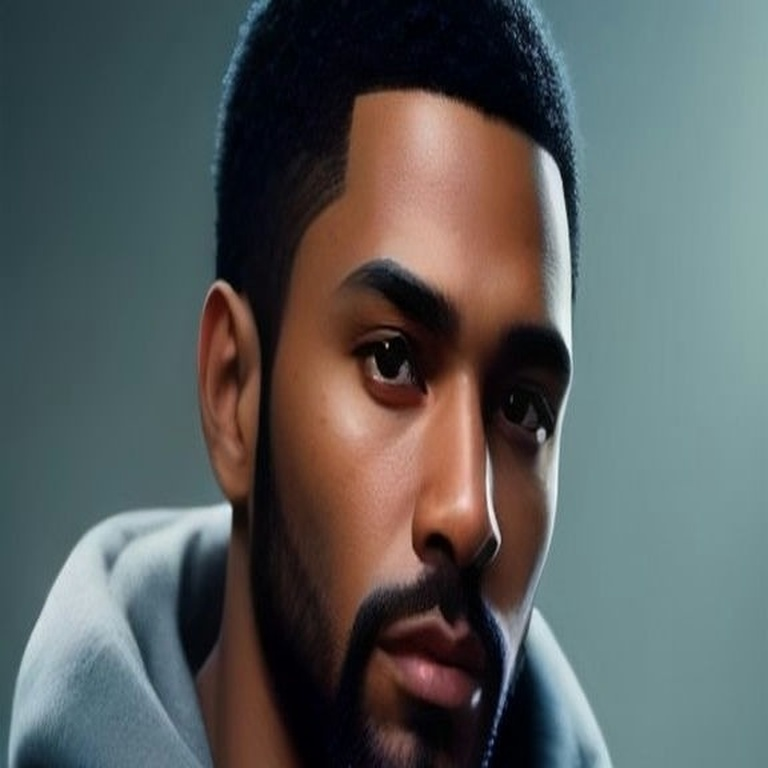
#> input picture assets/ads/built/irun-face-1-face-face.jpg, 768 x 768 px
$ python -i microroll_render.py   (imports and definitions only)
#> lines starting #> are read from the running program, lines starting #| are printed output that depends on the picture; after the words box and inside, x2 and y2 are one past the last pixel; in counts of white or black regions, pixels touching at a corner belong together
#> call 4 of vgrad, with top = (18, 8, 20), bot = (44, 12, 34)
#> `PHONE_MASK = Image.new('L', (PW, PH), 0)`: PHONE_MASK: PIL image 640x1138 L; every value is 0
#> `ImageDraw.Draw(PHONE_MASK).rounded_rectangle((0, 0, PW - 1, PH - 1), 4`:
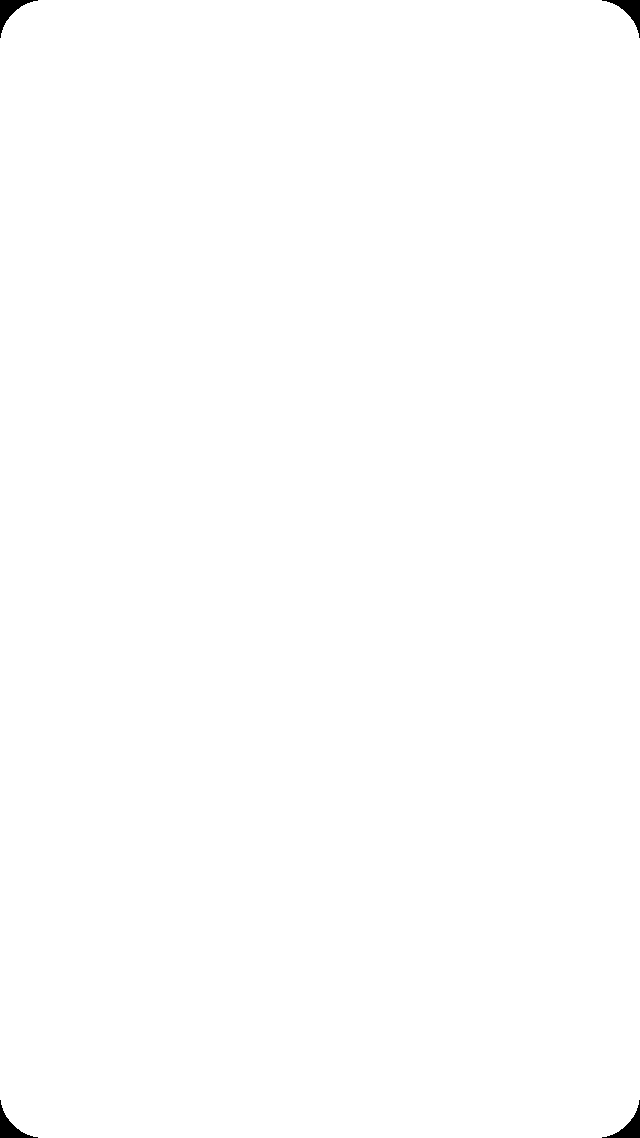
#> PHONE_MASK: PIL image 640x1138 L; 99.8% white; 4 black regions, box (x1, y1, x2, y2) and area: (0, 0, 38, 38) 427, (602, 0, 640, 38) 427, (0, 1100, 38, 1138) 427, (602, 1100, 640, 1138) 427
### assets/ads/queenee_render.py
"""QUEENEE micro-drama: "Cents" - 30s, 1080x1920, 30fps."""
import io, math, os, subprocess, sys, wave
import numpy as np
from PIL import Image, ImageDraw, ImageFont, ImageFilter

W, H, FPS, DUR = 1080, 1920, 30, 30.0
#> W = 1080; H = 1920; FPS = 30; DUR = 30
N = int(FPS * DUR)
#> N = 900
HERE = os.path.dirname(os.path.abspath(__file__))
REPO = os.environ.get("IRUN", "/home/claude/irun")
ID = "/usr/share/fonts/opentype/inter/"
BC = os.path.join(REPO, "assets/fonts/BarlowCondensed-ExtraBold.ttf")
SM = os.path.join(REPO, "assets/fonts/SpaceMono-Bold.ttf")
def I(n, s): return ImageFont.truetype(ID + n, s)
def B(s): return ImageFont.truetype(BC, s)
def M(s): return ImageFont.truetype(SM, s)

RED = (239, 68, 68); CYAN = (34, 211, 238); GOLD = (251, 191, 36); WHITE = (244, 244, 247)
MUT = (143, 143, 159); INK = (10, 10, 15); CARD = (20, 20, 29); LINE = (44, 44, 56)
URL = "https://hsw365.github.io/iRUN/adstudio.html"

def clamp(x, a=0.0, b=1.0): return max(a, min(b, x))
def ease(x): x = clamp(x); return 1 - (1 - x) ** 3
def win(t, a, b, fi=0.35, fo=0.35):
    if t < a or t > b: return 0.0
    return min(ease((t - a) / fi) if fi else 1, ease((b - t) / fo) if fo else 1)

# ---------- backgrounds ----------
def vgrad(top, bot):
#> called with top = (6, 7, 14), bot = (16, 14, 26)
    y = np.linspace(0, 1, H)[:, None, None]
#> y = 1920 values from 0 to 1
    g = np.array(top)[None, None, :] * (1 - y) + np.array(bot)[None, None, :] * y
    return np.broadcast_to(g, (H, W, 3)).astype(np.float32)
NIGHT = vgrad((6, 7, 14), (16, 14, 26))
HEAT = vgrad((14, 6, 10), (40, 10, 16))
yy, xx = np.mgrid[0:H, 0:W]
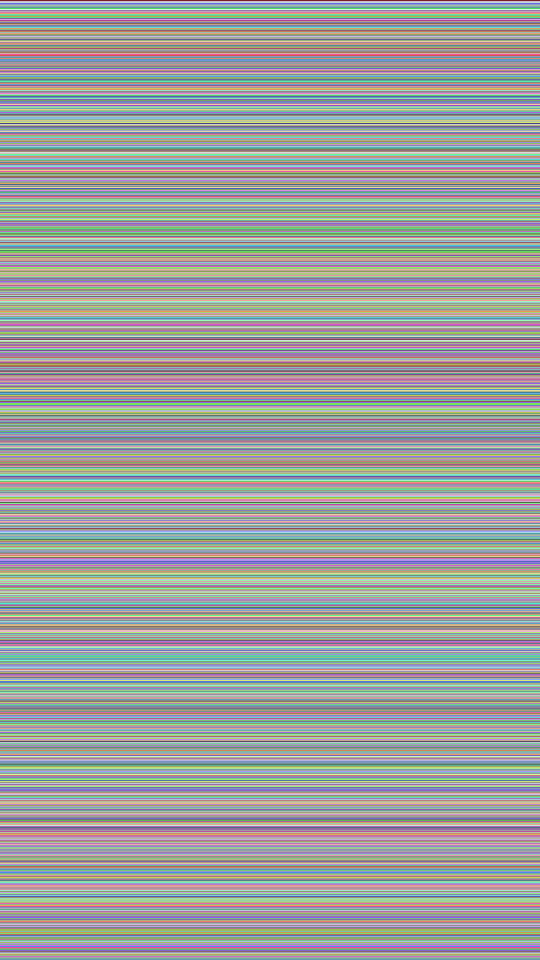
#> yy: shape (1920, 1080) int64 (shown at 1/2 size); 1920 distinct labels, from 0 to 1919; one colour per label, 0 black
rr = np.sqrt(((xx - W / 2) / (W * 0.75)) ** 2 + ((yy - H / 2) / (H * 0.68)) ** 2)
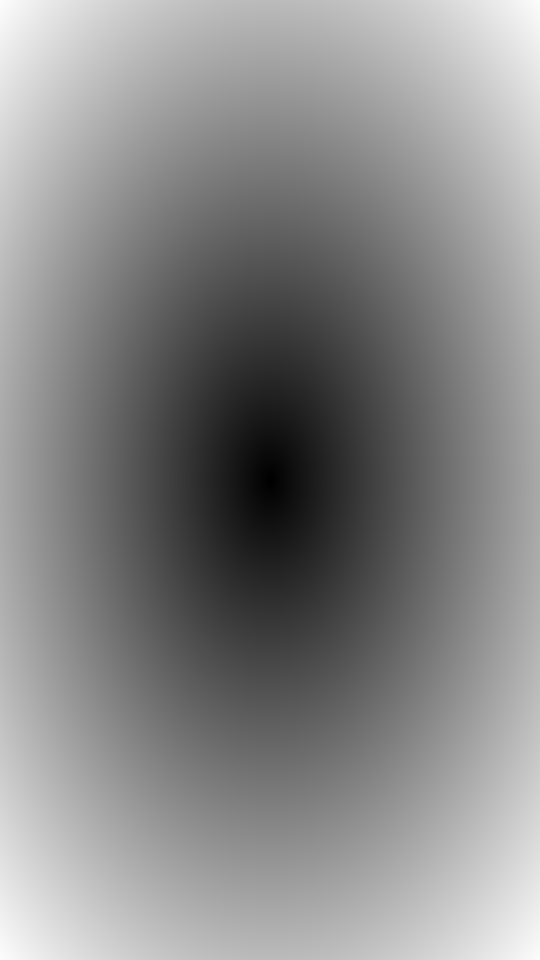
#> rr: shape (1920, 1080) float64 (shown at 1/2 size); min 0, max 0.993, mean 0.537
VIG = np.clip(1.15 - 0.6 * rr ** 2, 0.3, 1.0)[..., None].astype(np.float32)
GLOW = np.exp(-(((xx - W * 0.5) / (W * 0.55)) ** 2 + ((yy - H * 0.42) / (H * 0.3)) ** 2))[..., None].astype(np.float32)
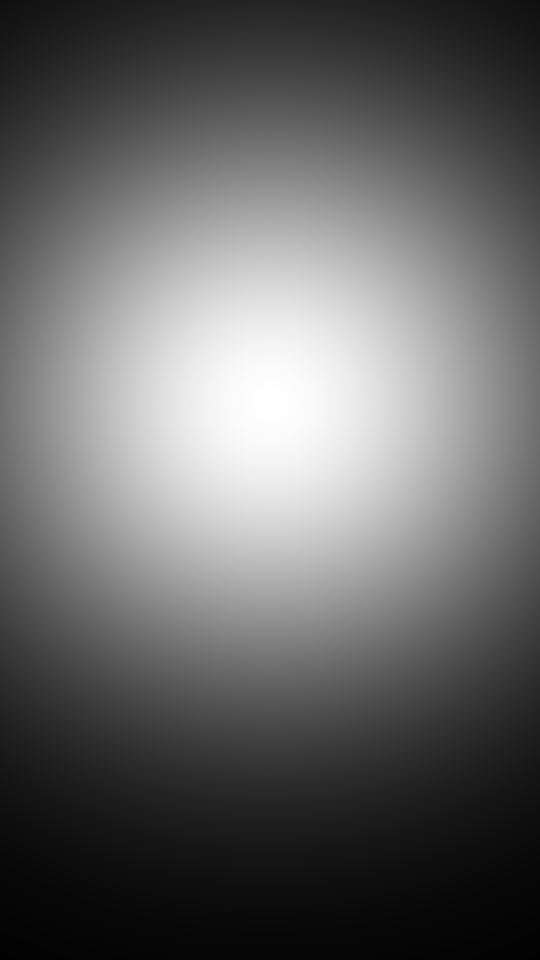
#> GLOW: shape (1920, 1080, 1) float32 (shown at 1/2 size); min 0.0105, max 1, mean 0.404
rng = np.random.default_rng(3)
GRAIN = [rng.normal(0, 4.5, (H, W, 1)).astype(np.float32) for _ in range(6)]
#> GRAIN = 6 items

def tw(font, s): return font.getlength(s)
def ctext(d, y, s, font, fill, x0=0, x1=W):
    d.text((x0 + (x1 - x0 - tw(font, s)) / 2, y), s, font=font, fill=fill)
# [7 lines left out: function wrap, not called in this run]
def alpha(layer, a):
    if a >= 1: return layer
    l = layer.copy(); l.putalpha(layer.getchannel("A").point(lambda v: int(v * a))); return l
def paste(base, layer, a, xy=(0, 0)):
    if a > 0: base.alpha_composite(alpha(layer, a), (int(xy[0]), int(xy[1])))

# [35 lines left out: functions rrect, caption, bubble, chat_header, not called in this run]


# ================= QUEENEE micro-drama: "Cents" =================
# 30s, 1080x1920. An indie artist's streaming payout comes in at 2 AM: 48,212 streams, $154.
# His boy texts him: your fans want to pay YOU. QUEENEE builds his site. Tips, members, merch
# and bookings start landing on his phone. QUEENEE builds any website. QR to sign up.
PINK = (236, 72, 153); VIO = (168, 85, 247)
RED = PINK  # chat bubbles for "me" use RED
URL = "https://hsw365.github.io/queenee/?src=ad#signup"
BLUE_NIGHT = vgrad((6, 7, 16), (14, 12, 28))
WARM = vgrad((18, 8, 20), (44, 12, 34))
#> call 4 of vgrad, with top = (18, 8, 20), bot = (44, 12, 34)
#> in vgrad (call 4), `return np.broadcast_to(g, (H, W, 3)).astype(np.float32)`:
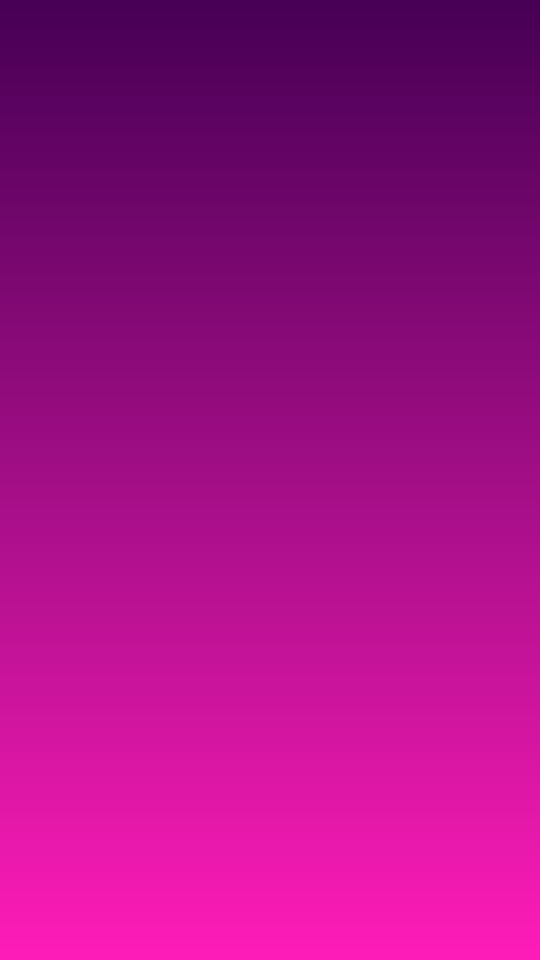
#> returned value: shape (1920, 1080, 3) float32 (shown at 1/2 size); mean of channels 0, 1, 2 31.1, 10, 26.9; drawn with min black and max white
PINKGLOW = np.exp(-(((xx - W * 0.5) / (W * 0.6)) ** 2 + ((yy - H * 0.38) / (H * 0.32)) ** 2))[..., None].astype(np.float32)
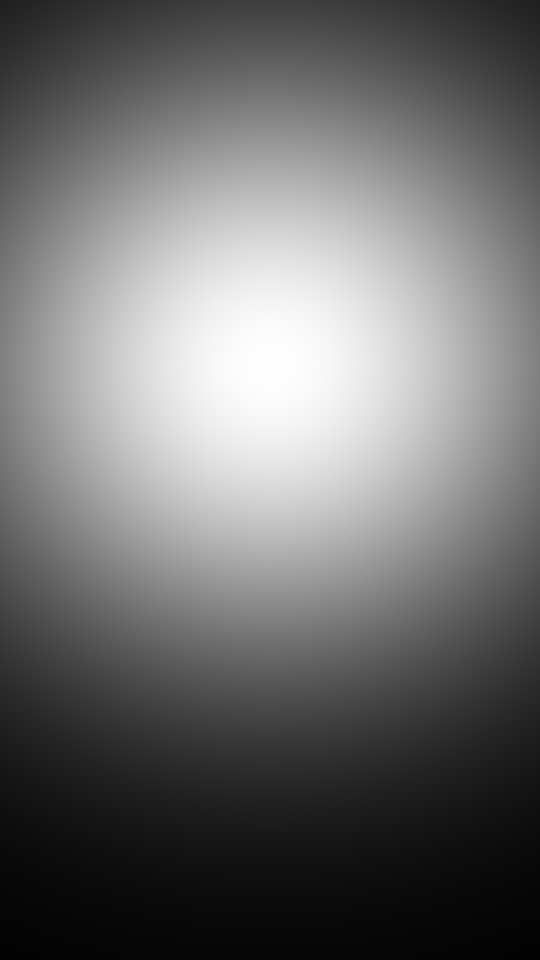
#> PINKGLOW: shape (1920, 1080, 1) float32 (shown at 1/2 size); min 0.0118, max 1, mean 0.437

# [28 lines left out: functions chat_header, payout_card, not called in this run]

# ---------- the QUEENEE-built artist site on a phone ----------
PW, PH = 640, 1138
PHONE_MASK = Image.new("L", (PW, PH), 0); ImageDraw.Draw(PHONE_MASK).rounded_rectangle((0, 0, PW - 1, PH - 1), 44, fill=255)
# [73 lines left out: functions phone, site_screen, not called in this run]

# ---------- notifications ----------
NOTES = [("TIP", "$20 from @keisha.b", "\"this song got me thru the week\"", PINK),
         ("MEMBER", "New Inner Circle member", "@dre_vibes joined", VIO),
         ("ORDER", "Tour Tee x2 + Vinyl", "Shipping to Atlanta, GA", CYAN),
         ("TIP", "$50 from @lowkeylena", "\"run it back\"", PINK),
         ("BOOKING", "Show request: Sat, Nov 29", "The Loft, Jersey City", GOLD)]
# [10 lines left out: function note_card, not called in this run]

# ---------- QR ----------
def qr_card(box=420):
#> called with box = 420
    import segno
    buf = io.BytesIO(); segno.make(URL, error="h").save(buf, kind="png", scale=20, border=0, dark="#0a0a0f", light="#ffffff")
#> (this line was passed over: segno is not available in this run)
    code = Image.open(buf).convert("RGBA").resize((box - 60, box - 60), Image.NEAREST)
    c = rrect((box, box), 36, (255, 255, 255, 255)); c.alpha_composite(code, (30, 30))
    badge = rrect((96, 96), 22, (*PINK, 255)); bd = ImageDraw.Draw(badge)
    bf = B(70); bd.text(((96 - tw(bf, "Q")) / 2, 4), "Q", font=bf, fill=WHITE)
    wb = rrect((112, 112), 26, (255, 255, 255, 255)); wb.alpha_composite(badge, (8, 8))
    c.alpha_composite(wb, ((box - 112) // 2, (box - 112) // 2))
    return c
QR = qr_card()

WHO = ["ARTISTS", "BARBERS", "RESTAURANTS", "CHURCHES", "COACHES", "CLOTHING LINES", "CONTRACTORS", "PODCASTS"]

def finish(arr, i):
    arr = arr * VIG + GRAIN[i % 6]
    return np.clip(arr, 0, 255).astype(np.uint8)

# [8 lines left out: function headline, not called in this run]

CUTS = (3.6, 8.6, 11.6, 19.6, 24.2, 26.6)
# [175 lines left out: functions frame, audio, not called in this run]

# [12 lines that do not run on import are left out]

### assets/ads/microroll_render.py
"""HSW365 Tear-Off Microfiber Roll micro-drama: "The Last Paper Towel" - 25s, 1080x1920, 30fps.
7:42 AM. Dre knocks a full glass of orange juice across the counter. He grabs for the paper towels:
empty tube. Third pack this month. His homie Mook texts "stop buying paper towels" and slides the
HSW365 roll across the counter. One rip, one wipe, spill gone. Cloth goes in the wash, back on the roll.
"Bro... I been throwing money in the trash." End card: $10.99, QR to subscribe, hsw365.net.
"""
import os, sys, subprocess
sys.path.insert(0, os.path.dirname(os.path.abspath(__file__)))
from queenee_render import *  # shared helpers: fonts, gradients, bubble, rrect, wrap, finish, headline...
import queenee_render as Q

DUR = 25.0
#> DUR = 25
# [1 line that did not run here, left out]
TEAL = (20, 184, 166); OJ = (251, 146, 36); OJ_D = (214, 104, 14)
ACC = TEAL
# [1 line that did not run here, left out]
URL = "https://hsw365.net/products/hsw365-tear-off-microfiber-cleaning-roll-30-sheets?src=ig-microdrama"
# [1 line that did not run here, left out]
# [1 line that did not run here, left out]
# [1 line that did not run here, left out]
COUNTER_Y = 1180


# [10 lines left out: function chat_header2, not called in this run]


# ---------- kitchen ----------
def counter():
    c = Image.new("RGBA", (W, H - COUNTER_Y), (0, 0, 0, 0)); d = ImageDraw.Draw(c)
    for y in range(c.height):
        k = y / c.height
        d.line((0, y, W, y), fill=(int(58 - 26 * k), int(52 - 24 * k), int(48 - 22 * k), 255))
    d.line((0, 0, W, 0), fill=(120, 110, 100, 255), width=4)
    for n in range(7):  # faint marble veins
        x0 = 60 + n * 160
        d.line((x0, 10, x0 + 140, 200 + n * 30), fill=(90, 82, 76, 120), width=2)
    return c
# [1 line that did not run here, left out]


# [92 lines left out: functions glass, puddle, empty_holder, receipt, roll, pill, not called in this run]
# [1 line that did not run here, left out]


# [14 lines left out: function washer, not called in this run]


def qr_card2(box=420):
    import segno
    buf = io.BytesIO(); segno.make(URL, error="h").save(buf, kind="png", scale=20, border=0, dark="#0a0a0f", light="#ffffff")
    code = Image.open(buf).convert("RGBA").resize((box - 60, box - 60), Image.NEAREST)
    c = rrect((box, box), 36, (255, 255, 255, 255)); c.alpha_composite(code, (30, 30))
    badge = rrect((96, 96), 22, (*ACC, 255)); bd = ImageDraw.Draw(badge)
    bf = B(56); bd.text(((96 - tw(bf, "HSW")) / 2, 14), "HSW", font=bf, fill=INK)
    wb = rrect((112, 112), 26, (255, 255, 255, 255)); wb.alpha_composite(badge, (8, 8))
    c.alpha_composite(wb, ((box - 112) // 2, (box - 112) // 2))
    return c
# [1 line that did not run here, left out]

CUTS = (4.2, 8.0, 11.4, 16.2, 19.6)


def frame(i):
    t = i / FPS
    if t < 11.4: bg = MORNING
    elif t < 19.6: bg = NIGHT2 + TEALGLOW * np.array([10, 46, 42], np.float32) * win(t, 11.4, 19.6, 0.6, 0.6)
    else: bg = NIGHT2 + TEALGLOW * np.array([6, 30, 28], np.float32)
    base = Image.fromarray(np.clip(bg, 0, 255).astype(np.uint8)).convert("RGBA")

    # A: 7:42 AM, the spill
    k = win(t, 0.2, 4.3, 0.5, 0.35)
    if k:
        lay = Image.new("RGBA", (W, 440), (0, 0, 0, 0)); ld = ImageDraw.Draw(lay)
        ctext(ld, 0, "Monday. Running late.", I("Inter-Medium.otf", 44), MUT)
        ctext(ld, 60, "7:42", I("InterDisplay-Thin.otf", 300), WHITE)
        paste(base, lay, k, (0, 220))
        paste(base, COUNTER, k, (0, COUNTER_Y))
        tip = ease((t - 1.3) / 0.5)
        g = glass(-82 * tip, 1 - 0.85 * tip)
        paste(base, g, k, (360 - 60 * tip, COUNTER_Y - g.height + 6 + 40 * tip))
        p = puddle(clamp((t - 1.6) / 1.4))
        if p: paste(base, p, k, (0, COUNTER_Y + 10))
        headline(base, t, 2.2, 4.3, "NAH. NOT TODAY.", 1560, 130, OJ)

    # B: grabs the paper towels - empty. Receipt.
    k = win(t, 4.2, 8.1, 0.3, 0.3)
    if k:
        shake = int(10 * math.sin(t * 60) * clamp(1 - (t - 4.4) / 0.6)) if t > 4.4 else 0
        paste(base, empty_holder(shake), k, ((W - 420) // 2, 260))
        headline(base, t, 4.9, 8.1, "EMPTY. AGAIN.", 820, 140, WHITE)
        paste(base, receipt(clamp((t - 5.6) / 1.8)), k * win(t, 5.4, 8.1, 0.3, 0.3), (80, 1040))
        caption(base, t, 7.0, 8.1, "That's $75 he literally threw away.", 1400, I("InterDisplay-SemiBold.otf", 52), (230, 120, 110))

    # C: text from Mook
    k = win(t, 8.0, 11.5, 0.3, 0.3)
    if k:
        lay = Image.new("RGBA", (W, H), (0, 0, 0, 0))
        lay.alpha_composite(chat_header2("Mook", "roommate", "7:44"), (0, 0))
        msgs = [(mybubble_("out of paper towels AGAIN"), 8.15, True),
                (bubble("bro stop buying paper towels", False), 8.85, False),
                (bubble("check the counter. I left you something", False), 9.65, False),
                (mybubble_("...a roll of RAGS?"), 10.45, True)]
        y = 290
        for bb, ts, mine in msgs:
            if t >= ts:
                a = ease((t - ts) / 0.22); x = W - 60 - bb.width if mine else 60
                lay.alpha_composite(alpha(bb, a), (int(x), int(y + 20 * (1 - a))))
            y += bb.height + 26
        paste(base, lay, k)

    # D: rip, wipe, gone
    k = win(t, 11.4, 16.3, 0.35, 0.3)
    if k:
        lay = Image.new("RGBA", (W, 230), (0, 0, 0, 0)); ld = ImageDraw.Draw(lay)
        ctext(ld, 0, "ONE RIP.", B(150), WHITE)
        paste(base, lay, k * win(t, 11.4, 13.4, 0.3, 0.3), (0, 200))
        lay2 = Image.new("RGBA", (W, 230), (0, 0, 0, 0)); ld2 = ImageDraw.Draw(lay2)
        ctext(ld2, 0, "ONE WIPE.", B(150), TEAL)
        paste(base, lay2, k * win(t, 13.3, 16.3, 0.3, 0.3), (0, 200))
        r = roll(clamp((t - 11.9) / 0.9))
        paste(base, r, k * win(t, 11.4, 13.4, 0.3, 0.4), ((W - r.width) // 2, 470))
        # the wipe
        wk = win(t, 13.3, 16.3, 0.3, 0.3)
        if wk:
            paste(base, COUNTER, wk, (0, COUNTER_Y - 300))
            sw = clamp((t - 13.6) / 1.4)
            p = puddle(1.0, shrink=sw)
            paste(base, p, wk, (0, COUNTER_Y - 290))
            cl = rrect((240, 160), 18, (156, 168, 180, 255)); cd = ImageDraw.Draw(cl)
            for yy_ in range(12, 150, 20): cd.line((10, yy_, 230, yy_), fill=(255, 255, 255, 26), width=2)
            cl = cl.rotate(-8 + 10 * math.sin(t * 9), resample=Image.BICUBIC, expand=True)
            paste(base, cl, wk, (60 + 760 * ease(sw), COUNTER_Y - 330 + 14 * math.sin(t * 18)))
            if t > 15.1:
                for n, (txt, col) in enumerate(PILLS):
                    ts = 15.1 + n * 0.25
                    if t >= ts:
                        pl = pill(txt, col); a = ease((t - ts) / 0.25)
                        paste(base, pl, a * wk, ((W - pl.width) // 2, 1340 + n * 110 + 20 * (1 - a)))
        caption(base, t, 14.6, 16.3, "Gone. Streak-free.", 560, I("InterDisplay-SemiBold.otf", 64))

    # E: wash it, back on the roll, the line
    k = win(t, 16.2, 19.7, 0.3, 0.3)
    if k:
        wsh = washer(t)
        paste(base, wsh, k, ((W - wsh.width) // 2, 300))
        caption(base, t, 16.4, 19.7, "Toss it in the wash. Use it again.", 900, I("InterDisplay-Medium.otf", 50), (210, 210, 222))
        q = Image.new("RGBA", (W, 420), (0, 0, 0, 0)); qd = ImageDraw.Draw(q)
        f = I("InterDisplay-SemiBold.otf", 66)
        for n, ln in enumerate(wrap("\"Bro... I been throwing money in the trash.\"", f, W - 160)):
            ctext(qd, n * 84, ln, f, WHITE)
        paste(base, q, win(t, 17.3, 19.7, 0.35, 0.3), (0, 1120))
        headline(base, t, 18.3, 19.7, "RIP. WIPE. WASH. REPEAT.", 1440, 110, TEAL)

    # F: end card
    k = win(t, 19.6, DUR + 1, 0.45, 0.1)
    if k:
        lay = Image.new("RGBA", (W, H), (0, 0, 0, 0)); ld = ImageDraw.Draw(lay)
        ctext(ld, 120, "HSW365", M(44), ACC)
        ctext(ld, 176, "TEAR-OFF MICROFIBER ROLL", B(104), WHITE)
        ctext(ld, 310, "30 sheets  ·  wash + reuse  ·  lint-free", I("InterDisplay-Medium.otf", 42), (210, 210, 222))
        ctext(ld, 372, "$10.99", B(150), GOLD)
        lay.alpha_composite(QR2, ((W - QR2.width) // 2, 580))
        ctext(ld, 1030, "SCAN TO SUBSCRIBE", B(84), CYAN)
        ctext(ld, 1140, "hsw365.net", M(52), WHITE)
        ctext(ld, 1214, "Kitchen  ·  Car  ·  Glass  ·  Garage", I("Inter-Medium.otf", 36), MUT)
        ctext(ld, 1720, "HSW365  ·  Turn Negative Into Positive", I("Inter-Medium.otf", 30), (120, 120, 140))
        paste(base, lay, k, (0, 20 * (1 - k)))

    arr = np.asarray(base.convert("RGB")).astype(np.float32)
    if t < 0.4: arr *= clamp(t / 0.4)
    if t > DUR - 0.4: arr *= clamp((DUR - t) / 0.4)
    for tc in CUTS:
        if 0 <= t - tc < 0.12: arr = arr * 0.6 + 255 * 0.4 * (1 - (t - tc) / 0.12)
    return finish(arr, i)


# [62 lines left out: functions mybubble_, audio, not called in this run]


# [12 lines not run here, left out]

>>> import cv2
>>> picture = cv2.imread('built/irun-face-1-face-face.jpg', cv2.IMREAD_GRAYSCALE)
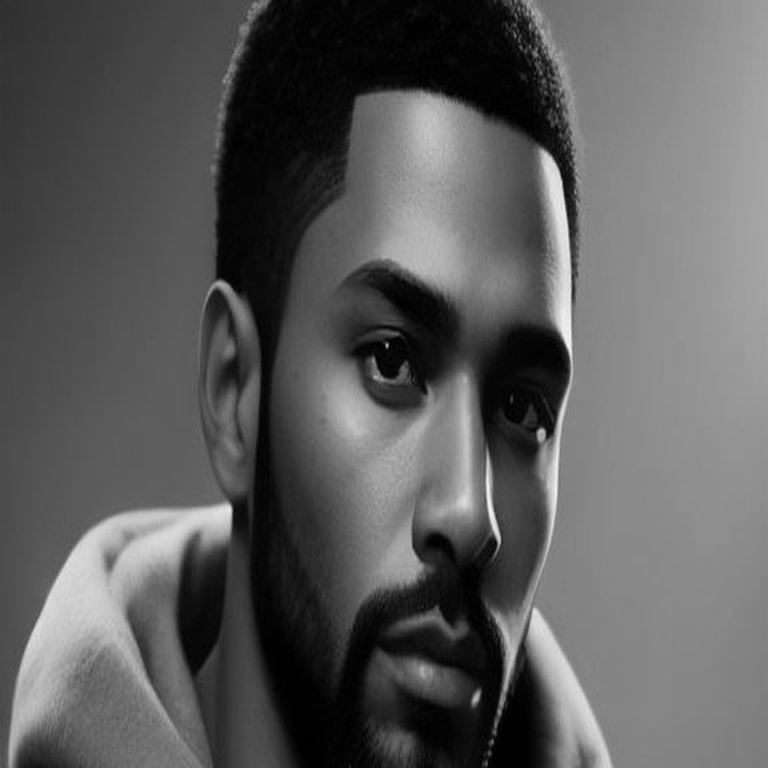
#> picture: shape (768, 768); min 0, max 247, mean 91.4
#> (the run stopped early here; a loop or call above may not have finished)
